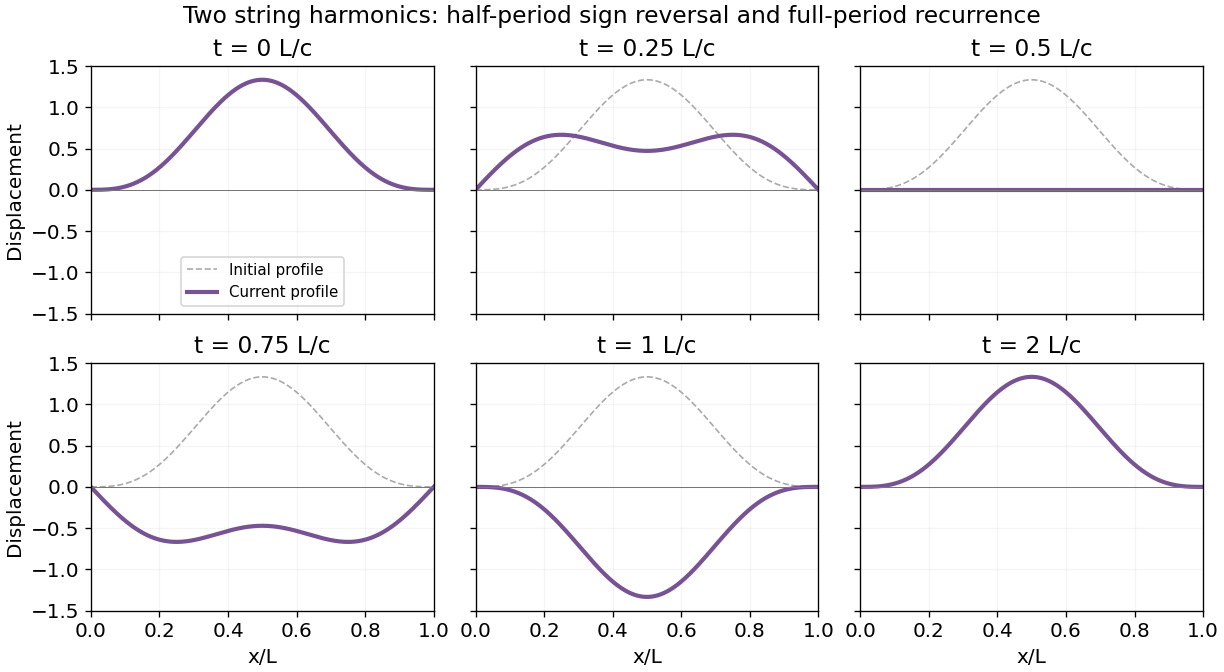

Reproduce this figure in Python.
from pathlib import Path
import numpy as np
import matplotlib
matplotlib.use("Agg")
import matplotlib.pyplot as plt
plt.rcParams.update({"font.size":12,"axes.titlesize":14,"figure.facecolor":"white","axes.facecolor":"white","savefig.facecolor":"white","savefig.transparent":False})

x=np.linspace(0,1,450);initial=np.sin(np.pi*x)-np.sin(3*np.pi*x)/3
fig,axs=plt.subplots(2,3,figsize=(10.2,5.6),layout="constrained",sharex=True,sharey=True)
for ax,tau in zip(axs.flat,[0,.25,.5,.75,1,2]):
 y=np.sin(np.pi*x)*np.cos(np.pi*tau)-np.sin(3*np.pi*x)*np.cos(3*np.pi*tau)/3
 ax.plot(x,initial,color="#aaaaaa",ls="--",lw=1,label="Initial profile");ax.plot(x,y,color="#775394",lw=2.5,label="Current profile");ax.axhline(0,color="#777777",lw=.6)
 ax.set(title=f"t = {tau:g} L/c",xlim=(0,1),ylim=(-1.5,1.5));ax.grid(alpha=.12)
for ax in axs[1]:ax.set_xlabel("x/L")
for ax in axs[:,0]:ax.set_ylabel("Displacement")
axs[0,0].legend(fontsize=9,loc="lower center")
fig.suptitle("Two string harmonics: half-period sign reversal and full-period recurrence",fontsize=14)
fig.savefig(Path.cwd()/Path(__file__).with_suffix(".png").name,dpi=120)
plt.close(fig)
